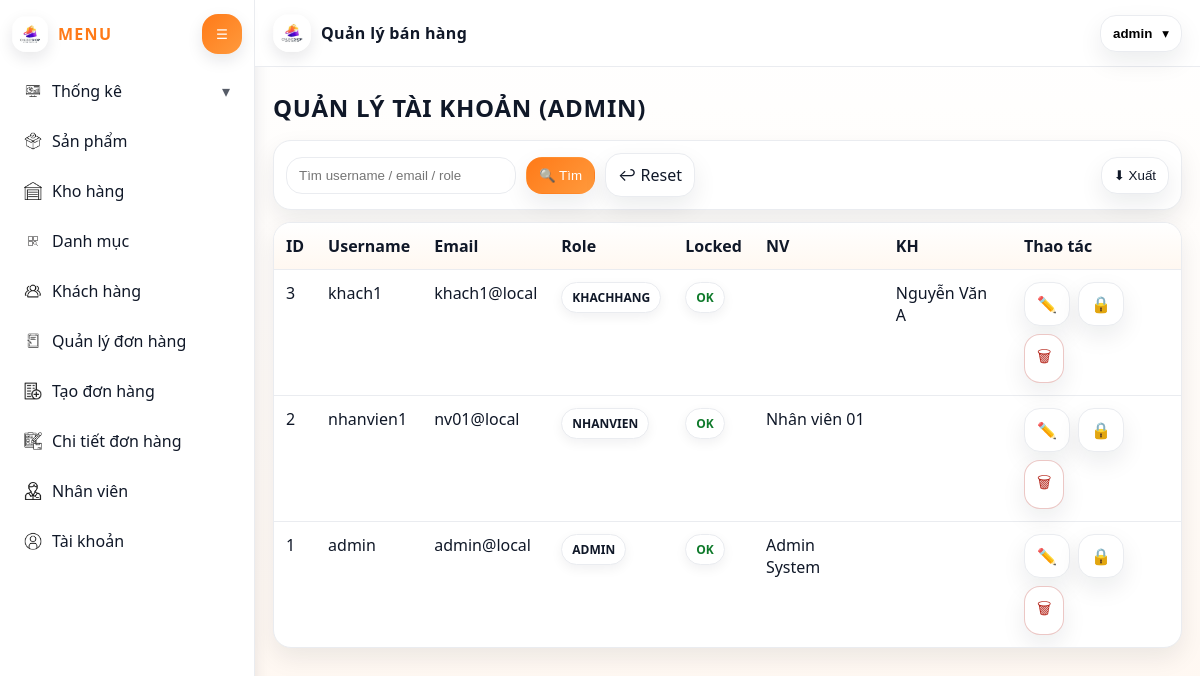
The page /TaiKhoan/Get_data (signed in) on the database its author committed.
### tables this page shows
CREATE TABLE taikhoan (
  matk INT AUTO_INCREMENT PRIMARY KEY,
  username VARCHAR(100) NOT NULL UNIQUE,
  password VARCHAR(255) NOT NULL,
  email VARCHAR(255) NULL,
  role ENUM('ADMIN','NHANVIEN','KHACHHANG') NOT NULL DEFAULT 'NHANVIEN',
  is_locked TINYINT(1) NOT NULL DEFAULT 0,
  manv INT NULL,
  makh VARCHAR(20) NULL,

  CONSTRAINT fk_tk_nv FOREIGN KEY (manv) REFERENCES nhanvien(manv)
    ON UPDATE CASCADE ON DELETE SET NULL,
  CONSTRAINT fk_tk_kh FOREIGN KEY (makh) REFERENCES khachhang(makh)
    ON UPDATE CASCADE ON DELETE SET NULL
);

CREATE TABLE khachhang (
  makh VARCHAR(20) PRIMARY KEY,
  tenkh VARCHAR(255) NOT NULL,
  email VARCHAR(255) NULL,
  sdt VARCHAR(20) NULL,
  diachi VARCHAR(255) NULL
);

CREATE TABLE nhanvien (
  manv INT AUTO_INCREMENT PRIMARY KEY,
  hoten VARCHAR(255) NOT NULL,
  email VARCHAR(255) NULL,
  sdt VARCHAR(20) NULL,
  diachi VARCHAR(255) NULL,
  chucvu VARCHAR(255) NULL
);

### MVC/Core/Controller.php (called while the page is built, shortened)
<?php
class Controller{
    public function model($model){
        return new $model;
    }
    public function view($view, $data = []){
    extract($data);
    include_once './MVC/Views/'.$view.'.php';
}
}
?>

### MVC/Controllers/TaiKhoan.php (called while the page is built, shortened)
<?php
class TaiKhoan extends Controller
{
  public function Get_data()
  {
    $m = $this->model("TaiKhoanModel");
    $rows = $m->all();
    $edit = null;
    $this->view("Master", [
      "page" => "taikhoan",
      "rows" => $rows,
      "edit" => $edit,
      "nvs" => $m->listNhanVien(),
      "khs" => $m->listKhachHang()
    ]);
  }
}
?>

### MVC/Core/App.php (called while the page is built, shortened)
<?php
class App{
    protected $action= "Index";
    function __construct(){
        $arr = $this->processURL();
        if (!empty($arr[0])) {
            unset($arr[0]);
        }
        $this->controller = new $controllerClass;
        $requestedAction = $arr[1] ?? $this->action;
        $this->action = $requestedAction;
        unset($arr[1]);
        $this->param = $arr ? array_map('rawurldecode', array_values($arr)) : [];
        call_user_func_array([$this->controller, $this->action], $this->param);
    }
    function processURL(){
        if(isset($_GET['url'])){
            return explode('/', trim((string) $_GET['url'], '/'));
        }
        return [];
    }
}
?>

### index.php (called while the page is built, shortened)
<?php
$app = new App();
?>

### MVC/Core/connectDB.php (called while the page is built, shortened)
<?php
class connectDB {
    function __construct() {
        $this->con = mysqli_connect('localhost', 'root', '', 'qlbanhang');
    }
}
?>

### MVC/Models/TaiKhoanModel.php (called while the page is built, shortened)
<?php
class TaiKhoanModel extends connectDB {
  public function all(){
    $sql="SELECT tk.*, nv.hoten AS ten_nv, kh.tenkh AS ten_kh
          FROM taikhoan tk
          LEFT JOIN nhanvien nv ON tk.manv = nv.manv
          LEFT JOIN khachhang kh ON tk.makh = kh.makh
          ORDER BY tk.matk DESC";
    return mysqli_query($this->con,$sql);
  }
}
?>

### MVC/Views/Pages/taikhoan.php (the view, shortened to what this page needs)
<?php
$rows=$payload["rows"] ?? null;
?>
<h2 class="page-title">QUẢN LÝ TÀI KHOẢN (ADMIN)</h2>
<div class="toolbar">
  <form method="post" action="<?= BASE_URL ?>TaiKhoan/Search">
    <input class="input" name="keyword" placeholder="Tìm username / email / role">
    <button class="btn primary">🔍 Tìm</button>
    <a class="btn" href="<?= BASE_URL ?>TaiKhoan/Get_data">↩ Reset</a>
  </form>
  <form method="post" action="<?= BASE_URL ?>TaiKhoan/Export" style="margin-left:auto">
    <button class="btn">⬇ Xuất</button>
  </form>
</div>
<table class="table">
  <thead><tr><th>ID</th><th>Username</th><th>Email</th><th>Role</th><th>Locked</th><th>NV</th><th>KH</th><th>Thao tác</th></tr></thead>
  <tbody>
  <?php if($rows && mysqli_num_rows($rows)>0): while($r=mysqli_fetch_assoc($rows)): ?>
    <tr>
      <td><?= (int)$r['matk'] ?></td>
      <td><?= htmlspecialchars($r['username']) ?></td>
      <td><?= htmlspecialchars($r['email']) ?></td>
<td><span class="badge"><?= htmlspecialchars($r['role']) ?></span></td>
      <td><?= ((int)$r['is_locked']===1) ? "<span class='badge' style='color:#b42318'>LOCK</span>" : "<span class='badge' style='color:#0f7a2b'>OK</span>" ?></td>
      <td><?= htmlspecialchars($r['ten_nv'] ?? '') ?></td>
      <td><?= htmlspecialchars($r['ten_kh'] ?? '') ?></td>
      <td class="actions">
        <a class="btn" href="<?= BASE_URL ?>TaiKhoan/Edit/<?= (int)$r['matk'] ?>">✏️</a>
        <?php if((int)$r['is_locked']===1): ?>
          <a class="btn" href="<?= BASE_URL ?>TaiKhoan/Unlock/<?= (int)$r['matk'] ?>">🔓</a>
        <?php else: ?>
          <a class="btn" href="<?= BASE_URL ?>TaiKhoan/Lock/<?= (int)$r['matk'] ?>">🔒</a>
        <?php endif; ?>
        <a class="btn danger" onclick="return confirm('Xóa tài khoản?')"
           href="<?= BASE_URL ?>TaiKhoan/Delete/<?= (int)$r['matk'] ?>">🗑</a>
      </td>
    </tr>
  <?php endwhile; else: ?>
    <tr><td colspan="8" style="text-align:center">Không có dữ liệu</td></tr>
  <?php endif; ?>
  </tbody>
</table>

### Public/Css/Master.css (style rules this page uses)
:root { --bg: #fff; --panel: #ffffff; --text: #101828; --muted: #667085; --line: #eaecf0; --orange: #ff7a18; --orange2: #ffb36b; --shadow: 0 10px 25px rgba(16, 24, 40, 0.08); --shadow2: 0 6px 16px rgba(16, 24, 40, 0.1); --radius: 18px; --radius2: 14px; --sidebarW: 255px; --sidebarCollapsed: 80px; --trans: 180ms ease; font-family: system-ui, -apple-system, Segoe UI, Roboto, Helvetica, Arial, sans-serif; }
* { box-sizing: border-box; }
body { margin: 0; background: linear-gradient(180deg, #fff, #fff7f0); color: var(--text); }

### Public/Css/pages.css (style rules this page uses)
.page-title { margin: 6px 0 16px; font-weight: 900; letter-spacing: 0.03em; }
.toolbar { display: flex; gap: 10px; flex-wrap: wrap; align-items: center; background: #fff; border: 1px solid var(--line); padding: 12px; border-radius: var(--radius); box-shadow: var(--shadow); margin-bottom: 12px; }
.toolbar form { display: flex; gap: 10px; flex-wrap: wrap; align-items: center; }
.input, .select { padding: 10px 12px; border: 1px solid var(--line); border-radius: 16px; outline: none; background: #fff; min-width: 230px; }
.btn { display: inline-flex; align-items: center; justify-content: center; gap: 8px; padding: 10px 12px; border-radius: 16px; border: 1px solid var(--line); background: #fff; color: var(--text); text-decoration: none; cursor: pointer; transition: transform 140ms ease, box-shadow 140ms ease, background 140ms ease, border-color 140ms ease; box-shadow: var(--shadow); }
.btn.primary { background: linear-gradient(135deg, var(--orange), #ff9a3d); color: #fff; border-color: transparent; }
.btn.danger { background: #fff; border-color: rgba(180, 35, 24, 0.25); color: #b42318; }
.table { width: 100%; border-collapse: separate; border-spacing: 0; background: #fff; border: 1px solid var(--line); border-radius: var(--radius); overflow: hidden; box-shadow: var(--shadow); }
.table th, .table td { padding: 12px 12px; border-bottom: 1px solid var(--line); vertical-align: top; }
.table thead th { background: linear-gradient(180deg, #fff, #fff8f1); text-align: left; font-weight: 800; }
.table tbody tr:last-child td { border-bottom: none; }
.actions { display: flex; gap: 8px; flex-wrap: wrap; }
.badge { display: inline-flex; padding: 6px 10px; border-radius: 999px; border: 1px solid var(--line); background: #fff; box-shadow: 0 4px 12px rgba(16, 24, 40, 0.06); font-weight: 700; font-size: 12px; }

### rows shown on the page
taikhoan: matk "3", username "khach1", email "khach1@local", role "KHACHHANG", is_locked "OK", makh.tenkh "Nguyễn Văn A"
taikhoan: matk "2", username "nhanvien1", email "nv01@local", role "NHANVIEN", is_locked "OK", manv.hoten "Nhân viên 01"
taikhoan: matk "1", username "admin", email "admin@local", role "ADMIN", is_locked "OK", manv.hoten "Admin System"

### other values the page prints
$username "admin"
